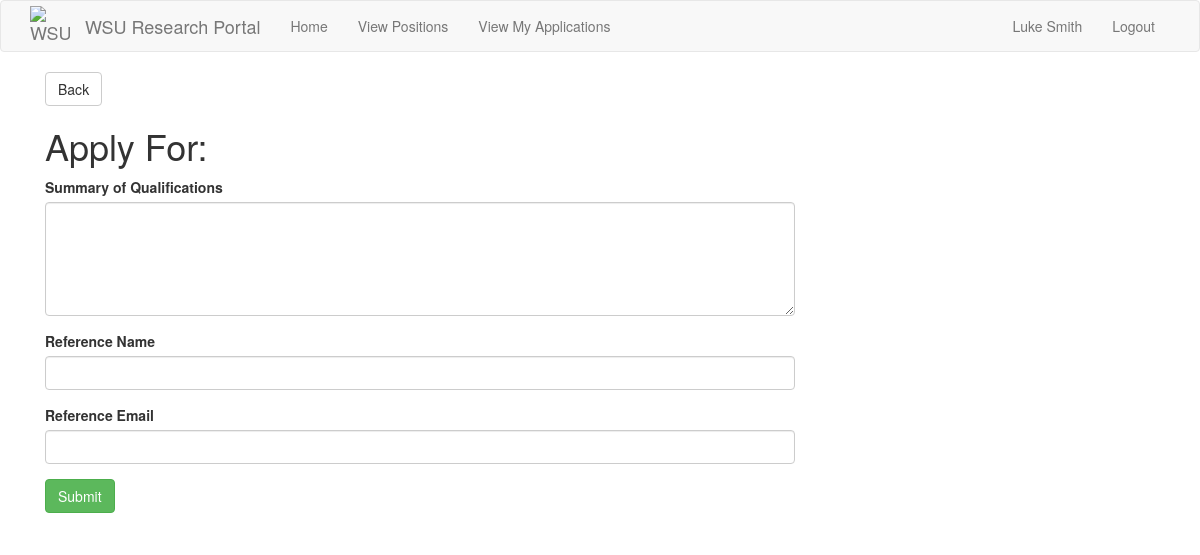
Before: /positions/5/apply (signed in) with the older database file.
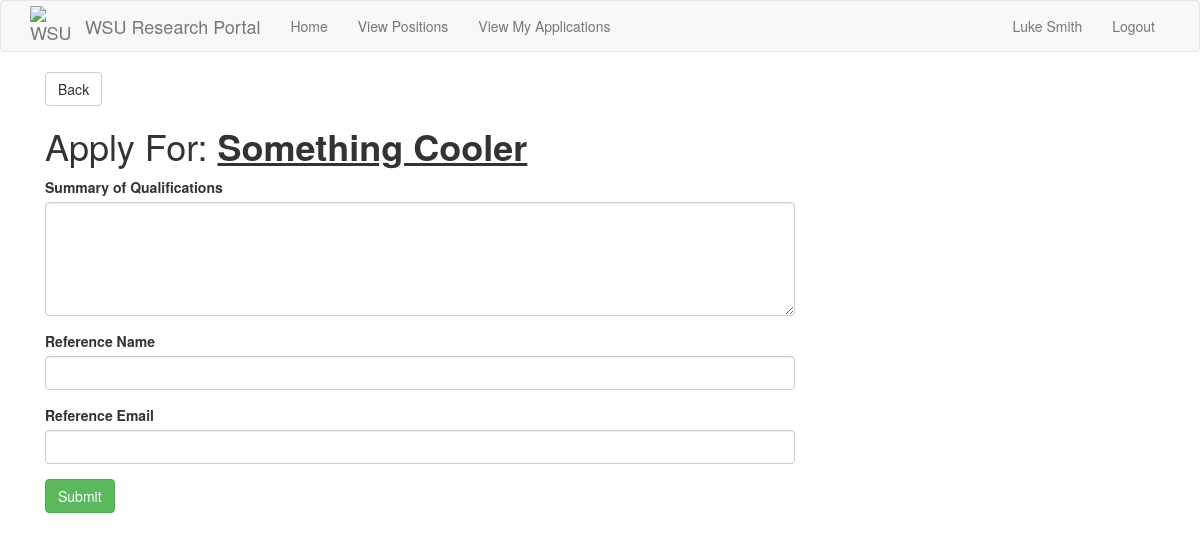
After: the same page with the newer database file.
### src/Model/models.py (models this page shows)
class Position(db.Model):
    id = db.Column(db.Integer, primary_key=True)
    title = db.Column(db.String(32), unique=True)
    description = db.Column(db.String(256))
    accepting_applications = db.Column(db.Boolean)
    start_date = db.Column(db.String(256))
    end_date = db.Column(db.String(256))
    work_load = db.Column(db.Integer) # Time commitment.
    languages = db.relationship(
        'Language',
        secondary = positionLanguages,
        primaryjoin = (positionLanguages.c.position_id == id),
        lazy='dynamic',
        overlaps='languages'
    )
    research_fields = db.relationship(
        'Interest',
        secondary=positionInterests,
        primaryjoin=(positionInterests.c.position_id == id),
        lazy='dynamic',
        overlaps='interests'
    )
    candidates = db.Column(db.Integer) # Stores the ID's of the current candidates for the position.
    applications = db.relationship('Application', backref='position') # A position has multiple applications associated to it.
    professor_id = db.Column(db.Integer, db.ForeignKey('professor.id')) # Every position has one professor associated to it.

### src/Controller/position_routes.py (the view, shortened to what this page needs)
@routes.route("/positions/<position_id>/apply", methods=["GET", "POST"])
def positions_by_id_apply(position_id):
    if current_user.user_type != "Student":
        return render_template("errors/403.html"), 403
    position = Position.query.filter_by(id=position_id).first()
    form = ApplicationForm()
    return render_template("Position Pages/position_apply.html", form=form, position=position)

### src/Controller/forms.py
class ApplicationForm(FlaskForm):
	statement = TextAreaField('Summary of Qualifications', validators=[DataRequired(),Length(max=1500)])
	reference = StringField('Reference Name', validators=[DataRequired(), Length(max=30)])
	reference_email = StringField('Reference Email', validators=[DataRequired(), Length(max=30)])
	submit = SubmitField("Submit")

### app.py (called while the page is built)
@app.context_processor
def inject_request():
    return dict(request=request)

@app.before_request
def initBD(*args, **kwargs):
    if app.got_first_request:
        db.create_all()
        if Language.query.count() == 0:
            languages = ['Java','C', 'Python', 'C++', 'JavaScript', 'HTML', 'CSS']
            for t in languages:
                db.session.add(Language(name=t))
        db.session.commit()
        if Interest.query.count() == 0:
            interests = ['Software Engineering', 'Artificial intelligence', 'Cyber Security', 'Machine Learning', 'Computer Architecture', 'Data Science']
            for t in interests:
                db.session.add(Interest(name=t))
        db.session.commit()

### src/Model/models.py (called while the page is built)
@login.user_loader
def load_user(id):
    return User.query.get(int(id))

### src/View/templates/Position Pages/position_apply.html (shortened to what this page needs)
{% extends "base.html" %}
{% block app_content %}
<div class="container mt-4">
    <a href="javascript:window.history.back();" class="btn btn-default text-center">Back</a>
    <h1>Apply For: <strong><u>{{ position.title }}</u></strong></h1>
    {% if form %}
    <div class="row">
        <div class="col-md-8 offset-md-2">
            <form action="" method="post">
                <div class="form-group">
                    {{ form.statement.label }}
                    {{ form.statement(class="form-control", rows=5) }}
                </div>
                <div class="form-group">
                    {{ form.reference.label }}
                    {{ form.reference(class="form-control") }}
                </div>
                <div class="form-group">
                    {{ form.reference_email.label }}
                    {{ form.reference_email(class="form-control") }}
                </div>
                <div class="form-group">
                    {{ form.submit(class="btn btn-success") }}
                </div>
            </form>
        </div>
    </div>
    {% endif %}
</div>
{% endblock %}

Changed rows visible on the page:
added Position: title "Something Cooler"
